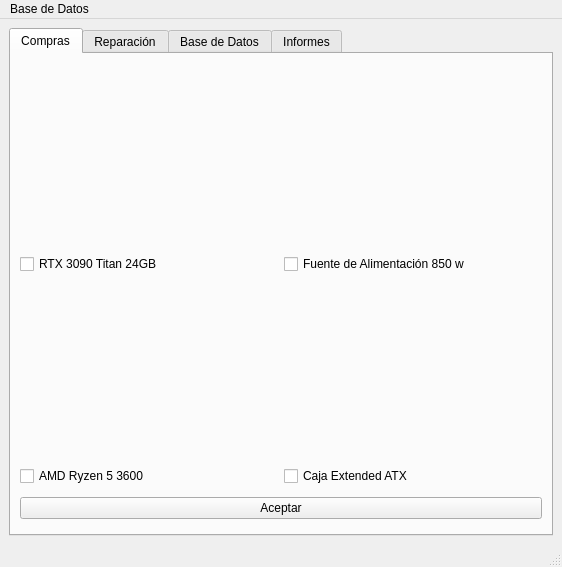
<?xml version="1.0" encoding="UTF-8"?>
<ui version="4.0">
 <class>MainWindow</class>
 <widget class="QMainWindow" name="MainWindow">
  <property name="geometry">
   <rect>
    <x>0</x>
    <y>0</y>
    <width>562</width>
    <height>567</height>
   </rect>
  </property>
  <property name="windowTitle">
   <string>MainWindow</string>
  </property>
  <widget class="QWidget" name="centralwidget">
   <layout class="QHBoxLayout" name="horizontalLayout_4">
    <item>
     <widget class="QTabWidget" name="tabWidget">
      <property name="currentIndex">
       <number>0</number>
      </property>
      <widget class="QWidget" name="tabCompras">
       <attribute name="icon">
        <iconset>
         <selectedoff>:/CastaPC/CompraIcono.png</selectedoff>
        </iconset>
       </attribute>
       <attribute name="title">
        <string>Compras</string>
       </attribute>
       <layout class="QVBoxLayout" name="verticalLayout">
        <item>
         <layout class="QVBoxLayout" name="vLayoutCompras">
          <item>
           <layout class="QHBoxLayout" name="hLayoutG_FA">
            <item>
             <layout class="QVBoxLayout" name="vLayoutGrafica">
              <item>
               <widget class="QLabel" name="labelGrafica">
                <property name="maximumSize">
                 <size>
                  <width>180</width>
                  <height>180</height>
                 </size>
                </property>
                <property name="text">
                 <string/>
                </property>
                <property name="pixmap">
                 <pixmap resource="Imagenes Paco/recursos.qrc">:/CastaPC/81XHNWut5WL._AC_SL1500_.jpg</pixmap>
                </property>
                <property name="scaledContents">
                 <bool>true</bool>
                </property>
               </widget>
              </item>
              <item>
               <widget class="QCheckBox" name="checkBoxGrafica">
                <property name="text">
                 <string>RTX 3090 Titan 24GB</string>
                </property>
               </widget>
              </item>
             </layout>
            </item>
            <item>
             <layout class="QVBoxLayout" name="vLayoutFA">
              <item>
               <widget class="QLabel" name="labelFA">
                <property name="maximumSize">
                 <size>
                  <width>180</width>
                  <height>180</height>
                 </size>
                </property>
                <property name="text">
                 <string/>
                </property>
                <property name="pixmap">
                 <pixmap resource="Imagenes Paco/recursos.qrc">:/CastaPC/fuente-alimentacion-atx-850w-gigabyte-80--gold-modular--gp-p850gm-main.jpg</pixmap>
                </property>
                <property name="scaledContents">
                 <bool>true</bool>
                </property>
               </widget>
              </item>
              <item>
               <widget class="QCheckBox" name="checkBoxFA">
                <property name="text">
                 <string>Fuente de Alimentación 850 w</string>
                </property>
               </widget>
              </item>
             </layout>
            </item>
           </layout>
          </item>
          <item>
           <layout class="QHBoxLayout" name="hLayoutP_C">
            <item>
             <layout class="QVBoxLayout" name="vLayoutProcesaor">
              <item>
               <widget class="QLabel" name="labelProcesador">
                <property name="maximumSize">
                 <size>
                  <width>180</width>
                  <height>180</height>
                 </size>
                </property>
                <property name="text">
                 <string/>
                </property>
                <property name="pixmap">
                 <pixmap resource="Imagenes Paco/recursos.qrc">:/CastaPC/amd-ryzen-5-3600-36ghz.jpg</pixmap>
                </property>
                <property name="scaledContents">
                 <bool>true</bool>
                </property>
               </widget>
              </item>
              <item>
               <widget class="QCheckBox" name="checkBoxProcesador">
                <property name="text">
                 <string>AMD Ryzen 5 3600</string>
                </property>
               </widget>
              </item>
             </layout>
            </item>
            <item>
             <layout class="QVBoxLayout" name="vLayoutCaja">
              <item>
               <widget class="QLabel" name="labelCaja">
                <property name="maximumSize">
                 <size>
                  <width>180</width>
                  <height>180</height>
                 </size>
                </property>
                <property name="text">
                 <string/>
                </property>
                <property name="pixmap">
                 <pixmap resource="Imagenes Paco/recursos.qrc">:/CastaPC/wipoid-pc-gaming-sniper.jpg</pixmap>
                </property>
                <property name="scaledContents">
                 <bool>true</bool>
                </property>
               </widget>
              </item>
              <item>
               <widget class="QCheckBox" name="checkBoxCaja">
                <property name="text">
                 <string>Caja Extended ATX </string>
                </property>
               </widget>
              </item>
             </layout>
            </item>
           </layout>
          </item>
         </layout>
        </item>
        <item>
         <widget class="QPushButton" name="botonAceptarCompras">
          <property name="styleSheet">
           <string notr="true"/>
          </property>
          <property name="text">
           <string>Aceptar</string>
          </property>
         </widget>
        </item>
       </layout>
      </widget>
      <widget class="QWidget" name="tabReparacion">
       <attribute name="icon">
        <iconset>
         <selectedoff>:/CastaPC/ReparacionIcono.png</selectedoff>
        </iconset>
       </attribute>
       <attribute name="title">
        <string>Reparación</string>
       </attribute>
       <layout class="QGridLayout" name="gridLayout_2">
        <item row="1" column="0">
         <widget class="QPushButton" name="botonReparacion">
          <property name="text">
           <string>Asistente</string>
          </property>
         </widget>
        </item>
        <item row="0" column="0">
         <widget class="QLabel" name="labelImagenReparacion">
          <property name="text">
           <string/>
          </property>
          <property name="pixmap">
           <pixmap resource="Imagenes Paco/recursos.qrc">:/CastaPC/Reparacion.png</pixmap>
          </property>
          <property name="scaledContents">
           <bool>true</bool>
          </property>
         </widget>
        </item>
       </layout>
      </widget>
      <widget class="QWidget" name="tabDB">
       <attribute name="icon">
        <iconset>
         <activeon>:/CastaPC/DBIcono.png</activeon>
        </iconset>
       </attribute>
       <attribute name="title">
        <string>Base de Datos</string>
       </attribute>
       <layout class="QVBoxLayout" name="verticalLayout_5">
        <item>
         <widget class="QGroupBox" name="groupBox">
          <property name="title">
           <string>Datos de Productos</string>
          </property>
          <layout class="QFormLayout" name="formLayout">
           <item row="0" column="0">
            <widget class="QLabel" name="labelIDDB">
             <property name="text">
              <string>ID</string>
             </property>
            </widget>
           </item>
           <item row="0" column="1">
            <widget class="QLineEdit" name="lineEditIDDB"/>
           </item>
           <item row="1" column="0">
            <widget class="QLabel" name="labelProductoDB">
             <property name="text">
              <string>Producto</string>
             </property>
            </widget>
           </item>
           <item row="1" column="1">
            <widget class="QLineEdit" name="lineEditProductoDB"/>
           </item>
           <item row="2" column="0">
            <widget class="QLabel" name="labelDescripcionDB">
             <property name="text">
              <string>Descripción</string>
             </property>
            </widget>
           </item>
           <item row="2" column="1">
            <widget class="QComboBox" name="comboBoxDescripcionDB"/>
           </item>
          </layout>
         </widget>
        </item>
        <item>
         <widget class="QTableView" name="tablaDB"/>
        </item>
       </layout>
      </widget>
      <widget class="QWidget" name="tabInformes">
       <attribute name="icon">
        <iconset>
         <selectedon>:/CastaPC/InformeIcono.png</selectedon>
        </iconset>
       </attribute>
       <attribute name="title">
        <string>Informes</string>
       </attribute>
       <layout class="QVBoxLayout" name="verticalLayout_4">
        <item>
         <widget class="QListView" name="cambiarPorWebEngine"/>
        </item>
        <item>
         <layout class="QHBoxLayout" name="hLayoutBotonesInformes">
          <item>
           <widget class="QPushButton" name="botonReparacionInforme">
            <property name="text">
             <string>Informe de Compras</string>
            </property>
           </widget>
          </item>
          <item>
           <widget class="QPushButton" name="botonCompraInforme">
            <property name="text">
             <string>Informe de la Reparación</string>
            </property>
           </widget>
          </item>
         </layout>
        </item>
       </layout>
      </widget>
     </widget>
    </item>
   </layout>
  </widget>
  <widget class="QMenuBar" name="menubar">
   <property name="geometry">
    <rect>
     <x>0</x>
     <y>0</y>
     <width>562</width>
     <height>22</height>
    </rect>
   </property>
   <widget class="QMenu" name="menuBase_de_Datos">
    <property name="title">
     <string>Base de Datos</string>
    </property>
    <addaction name="actionInsertar"/>
    <addaction name="actionModificar"/>
    <addaction name="actionEliminar"/>
   </widget>
   <addaction name="menuBase_de_Datos"/>
  </widget>
  <widget class="QStatusBar" name="statusbar"/>
  <action name="actionInsertar">
   <property name="icon">
    <iconset resource="Imagenes Paco/recursos.qrc">
     <normaloff>:/CastaPC/database--plus.png</normaloff>:/CastaPC/database--plus.png</iconset>
   </property>
   <property name="text">
    <string>Insertar</string>
   </property>
   <property name="toolTip">
    <string>Inserta datos en la base de datos.</string>
   </property>
   <property name="shortcut">
    <string>Ctrl+I</string>
   </property>
  </action>
  <action name="actionModificar">
   <property name="icon">
    <iconset resource="Imagenes Paco/recursos.qrc">
     <normaloff>:/CastaPC/database--arrow.png</normaloff>:/CastaPC/database--arrow.png</iconset>
   </property>
   <property name="text">
    <string>Modificar</string>
   </property>
   <property name="toolTip">
    <string>Modifica datos en la base de datos.</string>
   </property>
   <property name="shortcut">
    <string>Ctrl+M</string>
   </property>
  </action>
  <action name="actionEliminar">
   <property name="icon">
    <iconset resource="Imagenes Paco/recursos.qrc">
     <normaloff>:/CastaPC/database--minus.png</normaloff>:/CastaPC/database--minus.png</iconset>
   </property>
   <property name="text">
    <string>Eliminar</string>
   </property>
   <property name="toolTip">
    <string>Elimina datos en la base de datos.</string>
   </property>
   <property name="shortcut">
    <string>Ctrl+E</string>
   </property>
  </action>
 </widget>
 <resources>
  <include location="Imagenes Paco/recursos.qrc"/>
 </resources>
 <connections/>
</ui>
